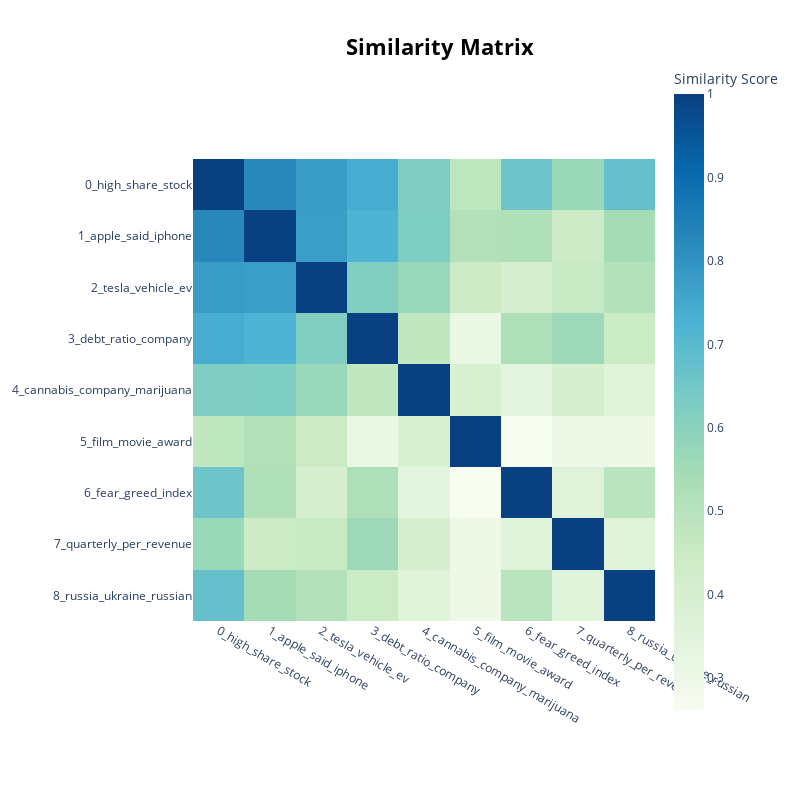

Notebook code for this chart:
### Code cell
bert_topic_model.visualize_heatmap()

### Figure 1 — Plotly figure (JSON) as saved in the notebook; plotly's stock layout.template omitted (floating-point values rounded to 4 significant figures)
{"data": [{"coloraxis": "coloraxis", "hovertemplate": "x: %{x}<br>y: %{y}<br>Similarity Score: %{z}<extra></extra>", "name": "0", "type": "heatmap", "x": ["0_high_share_stock", "1_apple_said_iphone", "2_tesla_vehicle_ev", "3_debt_ratio_company", "4_cannabis_company_marijuana", "5_film_movie_award", "6_fear_greed_index", "7_quarterly_per_revenue", "8_russia_ukraine_russian"], "xaxis": "x", "y": ["0_high_share_stock", "1_apple_said_iphone", "2_tesla_vehicle_ev", "3_debt_ratio_company", "4_cannabis_company_marijuana", "5_film_movie_award", "6_fear_greed_index", "7_quarterly_per_revenue", "8_russia_ukraine_russian"], "yaxis": "y", "z": [[1, 0.8245, 0.7776, 0.7407, 0.6237, 0.4817, 0.6601, 0.567, 0.6734], [0.8245, 1.0, 0.7731, 0.7203, 0.6266, 0.5127, 0.5212, 0.4441, 0.545], [0.7776, 0.7731, 1.0, 0.617, 0.5684, 0.4456, 0.3985, 0.4598, 0.5101], [0.7407, 0.7203, 0.617, 1, 0.4748, 0.3102, 0.5231, 0.5638, 0.4492], [0.6237, 0.6266, 0.5684, 0.4748, 1.0, 0.3943, 0.338, 0.4037, 0.3559], [0.4817, 0.5127, 0.4456, 0.3102, 0.3943, 1.0, 0.2617, 0.3021, 0.3024], [0.6601, 0.5212, 0.3985, 0.5231, 0.338, 0.2617, 1.0, 0.3566, 0.4941], [0.567, 0.4441, 0.4598, 0.5638, 0.4037, 0.3021, 0.3566, 1.0, 0.3571], [0.6734, 0.545, 0.5101, 0.4492, 0.3559, 0.3024, 0.4941, 0.3571, 1.0]]}], "layout": {"coloraxis": {"colorbar": {"title": {"text": "Similarity Score"}}, "colorscale": [[0, "rgb(247,252,240)"], [0.125, "rgb(224,243,219)"], [0.25, "rgb(204,235,197)"], [0.375, "rgb(168,221,181)"], [0.5, "rgb(123,204,196)"], [0.625, "rgb(78,179,211)"], [0.75, "rgb(43,140,190)"], [0.875, "rgb(8,104,172)"], [1, "rgb(8,64,129)"]]}, "height": 800, "hoverlabel": {"bgcolor": "white", "font": {"family": "Rockwell", "size": 16}}, "legend": {"title": {"text": "Trend"}}, "margin": {"t": 60}, "showlegend": true, "title": {"font": {"color": "Black", "size": 22}, "text": "<b>Similarity Matrix</b>", "x": 0.55, "xanchor": "center", "y": 0.95, "yanchor": "top"}, "width": 800, "xaxis": {"anchor": "y", "constrain": "domain", "domain": [0, 1], "scaleanchor": "y"}, "yaxis": {"anchor": "x", "autorange": "reversed", "constrain": "domain", "domain": [0, 1]}}}
